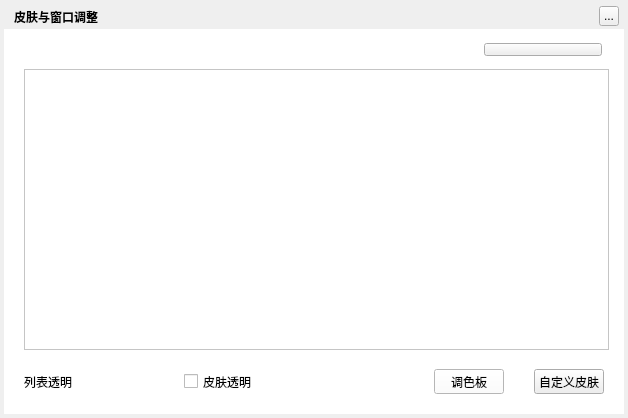
<?xml version="1.0" encoding="UTF-8"?>
<ui version="4.0">
 <class>MusicBackgroundSkinDialog</class>
 <widget class="QWidget" name="MusicBackgroundSkinDialog">
  <property name="geometry">
   <rect>
    <x>0</x>
    <y>0</y>
    <width>628</width>
    <height>418</height>
   </rect>
  </property>
  <property name="windowTitle">
   <string>皮肤与窗口调整</string>
  </property>
  <widget class="MusicTransitionAnimationLabel" name="background">
   <property name="geometry">
    <rect>
     <x>4</x>
     <y>4</y>
     <width>620</width>
     <height>410</height>
    </rect>
   </property>
   <property name="styleSheet">
    <string notr="true"/>
   </property>
   <property name="text">
    <string/>
   </property>
  </widget>
  <widget class="QLabel" name="topTitleName">
   <property name="geometry">
    <rect>
     <x>14</x>
     <y>4</y>
     <width>220</width>
     <height>25</height>
    </rect>
   </property>
   <property name="styleSheet">
    <string notr="true">color:&quot;#FFFFFF&quot;;font-weight:bold</string>
   </property>
   <property name="text">
    <string>皮肤与窗口调整</string>
   </property>
  </widget>
  <widget class="QToolButton" name="topTitleCloseButton">
   <property name="geometry">
    <rect>
     <x>599</x>
     <y>6</y>
     <width>20</width>
     <height>20</height>
    </rect>
   </property>
   <property name="text">
    <string>...</string>
   </property>
  </widget>
  <widget class="QPushButton" name="customSkin">
   <property name="geometry">
    <rect>
     <x>534</x>
     <y>369</y>
     <width>70</width>
     <height>25</height>
    </rect>
   </property>
   <property name="cursor">
    <cursorShape>PointingHandCursor</cursorShape>
   </property>
   <property name="text">
    <string>自定义皮肤</string>
   </property>
  </widget>
  <widget class="QWidget" name="backgroundMask" native="true">
   <property name="geometry">
    <rect>
     <x>4</x>
     <y>29</y>
     <width>620</width>
     <height>385</height>
    </rect>
   </property>
   <property name="styleSheet">
    <string notr="true">background:white;</string>
   </property>
   <widget class="MusicAnimationStackedWidget" name="stackedWidget">
    <property name="geometry">
     <rect>
      <x>20</x>
      <y>40</y>
      <width>585</width>
      <height>281</height>
     </rect>
    </property>
    <widget class="QScrollArea" name="recommendScrollArea"/>
    <widget class="QScrollArea" name="userScrollArea"/>
    <widget class="QScrollArea" name="dailyScrollArea"/>
    <widget class="QScrollArea" name="remoteScrollArea"/>
   </widget>
   <widget class="QPushButton" name="paletteButton">
    <property name="geometry">
     <rect>
      <x>430</x>
      <y>340</y>
      <width>70</width>
      <height>25</height>
     </rect>
    </property>
    <property name="cursor">
     <cursorShape>PointingHandCursor</cursorShape>
    </property>
    <property name="text">
     <string>调色板</string>
    </property>
   </widget>
  </widget>
  <widget class="MusicBackgroundPopWidget" name="listTransparentButton" native="true">
   <property name="geometry">
    <rect>
     <x>89</x>
     <y>369</y>
     <width>70</width>
     <height>25</height>
    </rect>
   </property>
   <property name="cursor">
    <cursorShape>PointingHandCursor</cursorShape>
   </property>
  </widget>
  <widget class="QLabel" name="listTransparentLabel">
   <property name="geometry">
    <rect>
     <x>24</x>
     <y>369</y>
     <width>60</width>
     <height>25</height>
    </rect>
   </property>
   <property name="text">
    <string>列表透明</string>
   </property>
  </widget>
  <widget class="MusicBackgroundPopWidget" name="skinTransparentButton" native="true">
   <property name="geometry">
    <rect>
     <x>269</x>
     <y>369</y>
     <width>70</width>
     <height>25</height>
    </rect>
   </property>
   <property name="cursor">
    <cursorShape>PointingHandCursor</cursorShape>
   </property>
   <property name="styleSheet">
    <string notr="true"/>
   </property>
  </widget>
  <widget class="QPushButton" name="resetWindowButton">
   <property name="geometry">
    <rect>
     <x>484</x>
     <y>43</y>
     <width>118</width>
     <height>13</height>
    </rect>
   </property>
   <property name="cursor">
    <cursorShape>PointingHandCursor</cursorShape>
   </property>
   <property name="text">
    <string/>
   </property>
  </widget>
  <widget class="QCheckBox" name="skinTransparentLabelBox">
   <property name="geometry">
    <rect>
     <x>184</x>
     <y>369</y>
     <width>80</width>
     <height>25</height>
    </rect>
   </property>
   <property name="text">
    <string>皮肤透明</string>
   </property>
  </widget>
  <widget class="MusicSkinAnimationWidget" name="skinAnimationSiwidget" native="true">
   <property name="geometry">
    <rect>
     <x>4</x>
     <y>36</y>
     <width>620</width>
     <height>30</height>
    </rect>
   </property>
  </widget>
  <zorder>background</zorder>
  <zorder>backgroundMask</zorder>
  <zorder>topTitleName</zorder>
  <zorder>topTitleCloseButton</zorder>
  <zorder>customSkin</zorder>
  <zorder>listTransparentLabel</zorder>
  <zorder>listTransparentButton</zorder>
  <zorder>skinTransparentButton</zorder>
  <zorder>skinTransparentLabelBox</zorder>
  <zorder>skinAnimationSiwidget</zorder>
  <zorder>resetWindowButton</zorder>
 </widget>
 <customwidgets>
  <customwidget>
   <class>MusicTransitionAnimationLabel</class>
   <extends>QLabel</extends>
   <header>musictransitionanimationlabel.h</header>
  </customwidget>
  <customwidget>
   <class>MusicBackgroundPopWidget</class>
   <extends>QWidget</extends>
   <header>musicbackgroundpopwidget.h</header>
   <container>1</container>
  </customwidget>
  <customwidget>
   <class>MusicAnimationStackedWidget</class>
   <extends>QStackedWidget</extends>
   <header>musicanimationstackedwidget.h</header>
   <container>1</container>
  </customwidget>
  <customwidget>
   <class>MusicSkinAnimationWidget</class>
   <extends>QWidget</extends>
   <header>musicfuntionanimationwidget.h</header>
   <container>1</container>
  </customwidget>
 </customwidgets>
 <resources/>
 <connections/>
</ui>
